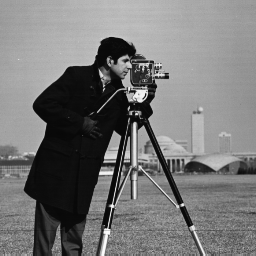
%> input picture TP1/cameraman.tif, 256 x 256 px
$ octave testHistograme.m   (GNU Octave 9; MATLAB toolbox functions it lacks are replaced by stand-ins)
%> lines starting %> are read from the running program, lines starting %| are printed output that depends on the picture
### TP1/histogramme.m
function his= histogramme(im)
vec=im(:)';
count=hist(vec,0:255);
his=count;

### TP1/testHistograme.m
clear;
clc;
ima=imread('cameraman.tif');
%> ima is the input picture: size 256x256 uint8; min 7, max 253, mean 118.7
imad=double(ima);
his=histogramme(imad);
%> in histogramme, `count=hist(vec,0:255);`: count = 256 values, max 1685 at index 15, min 0 at index 1, mean 256
%> in histogramme, `his=count;`: his has the same summary as count
%> his has the same summary as count in histogramme
subplot(1,2,1);
plot(his);
subplot(1,2,2);
plot(imhist(ima));
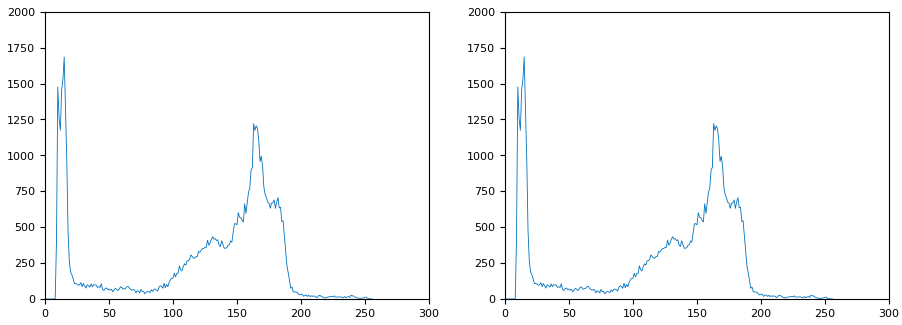
%> figure redrawn from the program's plot data, 2 panels; panel 1: curve peaks at x = 15, y = 1685
